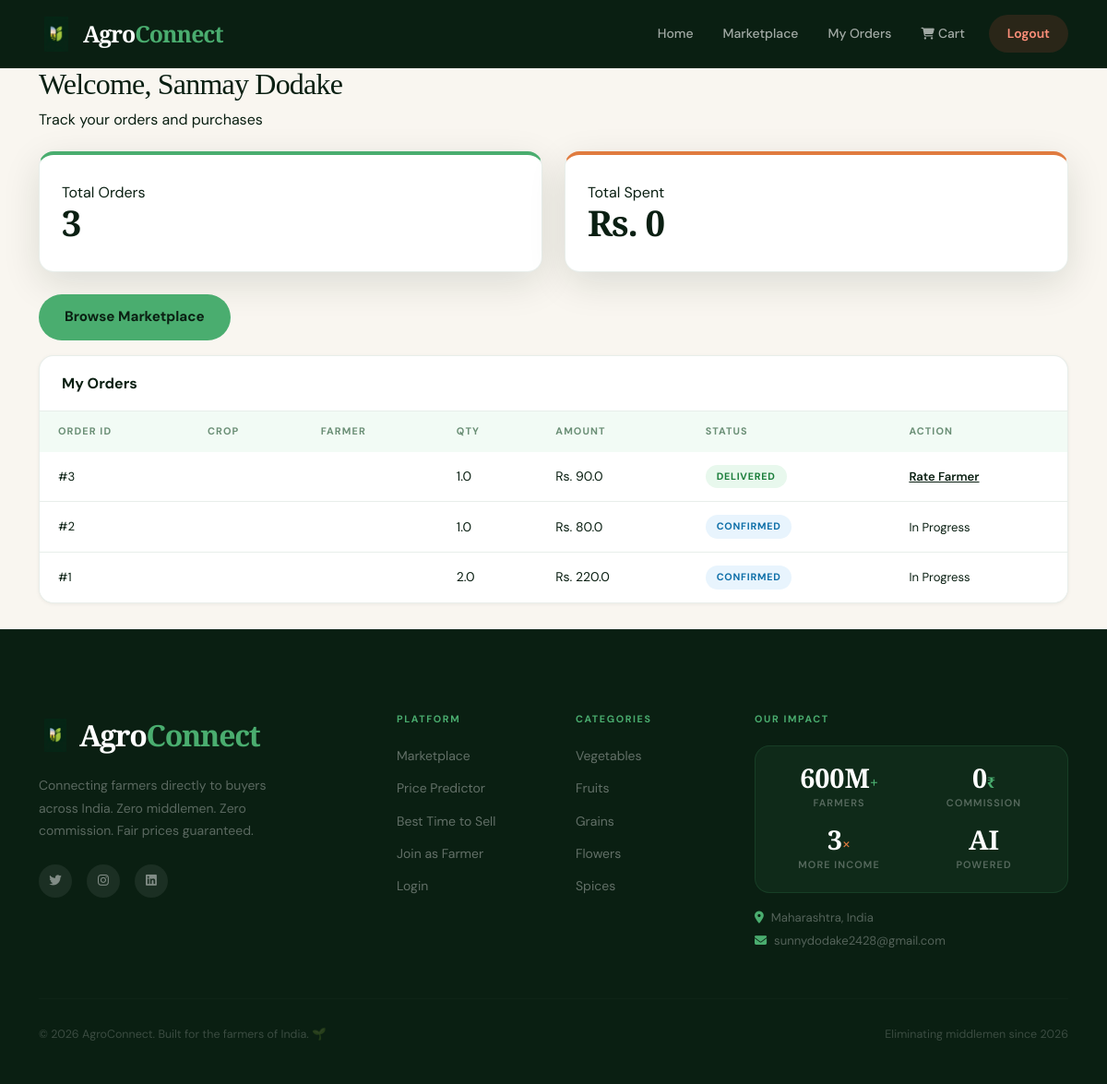
Page /buyer/dashboard (signed in) on the committed database.
### models.py (models this page shows)
class Order(db.Model):
    __tablename__ = 'orders'
    order_id = db.Column(db.Integer, primary_key=True)
    buyer_id = db.Column(db.Integer, db.ForeignKey('users.user_id'), nullable=False)
    farmer_id = db.Column(db.Integer, db.ForeignKey('users.user_id'), nullable=False)
    product_id = db.Column(db.Integer, db.ForeignKey('products.product_id'), nullable=False)
    quantity = db.Column(db.Float)
    total_price = db.Column(db.Float)
    delivery_address = db.Column(db.Text)
    status = db.Column(db.String(20), default='pending')
    created_at = db.Column(db.DateTime, default=datetime.utcnow)
    buyer = db.relationship('User', foreign_keys=[buyer_id])
    farmer = db.relationship('User', foreign_keys=[farmer_id])
    product = db.relationship('Product', foreign_keys=[product_id])

### routes/buyer.py (the view)
@buyer.route('/buyer/dashboard')
@buyer_required
def dashboard():
    buyer_id = session['user_id']
    orders = Order.query.filter_by(buyer_id=buyer_id).order_by(Order.created_at.desc()).all()
    total_spent = sum(o.total_price for o in orders) or 0
    return render_template('buyer/dashboard.html', orders=orders, total_spent=total_spent)

### routes/buyer.py (called while the page is built)
def buyer_required(f):
    from functools import wraps
    @wraps(f)
    def decorated(*args, **kwargs):
        if 'user_id' not in session or session.get('user_role') != 'buyer':
            flash('Please login as buyer.', 'danger')
            return redirect(url_for('auth.login'))
        return f(*args, **kwargs)
    return decorated

### templates/buyer/dashboard.html (shortened to what this page needs)
{% extends 'base.html' %}
{% block content %}
<div class="dashboard-header">
    <div class="container">
        <h2 class="dashboard-greeting">Welcome, {{ session.user_name }}</h2>
        <p class="dashboard-subtitle">Track your orders and purchases</p>
    </div>
</div>
<div class="container" style="margin-top:20px;">
    <div class="row g-4">
        <div class="col-md-6">
            <div class="stat-card">
                <div class="stat-label-card">Total Orders</div>
                <div class="stat-value">{{ orders|length }}</div>
            </div>
        </div>
        <div class="col-md-6">
            <div class="stat-card amber">
                <div class="stat-label-card">Total Spent</div>
                <div class="stat-value">Rs. {{ total_spent.total or 0 }}</div>
            </div>
        </div>
    </div>
    <div class="mt-4 mb-3">
        <a href="/marketplace" class="btn-primary-custom" style="padding:12px 28px;">
            Browse Marketplace
        </a>
    </div>
    <div class="table-container mt-3">
        <h5 class="table-title">My Orders</h5>
        {% if orders %}
        <div class="table-responsive">
            <table class="table">
                <thead>
                    <tr>
                        <th>Order ID</th>
                        <th>Crop</th>
                        <th>Farmer</th>
                        <th>Qty</th>
                        <th>Amount</th>
                        <th>Status</th>
                        <th>Action</th>
                    </tr>
                </thead>
                <tbody>
                    {% for order in orders %}
                    <tr>
                        <td style="font-size:0.82rem; color:var(--text-light);">#{{ order.order_id }}</td>
                        <td><strong>{{ order.crop_name }}</strong></td>
                        <td>{{ order.farmer_name }}</td>
                        <td>{{ order.quantity }}</td>
                        <td>Rs. {{ order.total_price }}</td>
                        <td><span class="status-badge status-{{ order.status }}">{{ order.status }}</span></td>
                        <td>
                            {% if order.status == 'delivered' %}
                                <a href="/review/{{ order.order_id }}" style="font-size:0.82rem; color:var(--amber); font-weight:600;">Rate Farmer</a>
                            {% else %}
                                <span style="color:var(--text-light); font-size:0.82rem;">In Progress</span>
                            {% endif %}
                        </td>
                    </tr>
                    {% endfor %}
                </tbody>
            </table>
        </div>
        {% endif %}
    </div>
</div>
{% endblock %}

### static/css/style.css (style rules this page uses)
*, *::before, *::after { box-sizing: border-box; margin: 0; padding: 0; }
html { scroll-behavior: smooth; }
:root { --gd: #0a1f12; --gde: #132b1a; --gm: #1e5c35; --gr: #2d7a4f; --gl: #4aad6f; --gp: #c8f0d8; --gmist:#f2fbf5; --amb: #e07b3f; --ambs: #f5a666; --crm: #f9f6f0; --crmw: #ede8dd; --wh: #ffffff; --td: #0a1f12; --tb: #2c4035; --tl: #6b8f76; --tm: #a8c4b0; --bdr: rgba(30,92,53,0.1); --s1: 0 1px 4px rgba(10,31,18,0.06); --s2: 0 4px 16px rgba(10,31,18,0.08); --s3: 0 12px 40px rgba(10,31,18,0.12); --s4: 0 32px 80px rgba(10,31,18,0.18); --r1: 8px; --r2: 16px; --r3: 24px; --r4: 40px; --r5: 100px; --ease: cubic-bezier(0.4,0,0.2,1); }
body { font-family: 'DM Sans', -apple-system, sans-serif; background: var(--crm); color: var(--td); line-height: 1.65; -webkit-font-smoothing: antialiased; overflow-x: hidden; }
h1,h2,h3,h4 { font-family: 'Playfair Display', serif; letter-spacing: -0.025em; line-height: 1.1; color: var(--td); }
.btn-primary-custom { display: inline-flex; align-items: center; gap: 8px; background: var(--gl); color: var(--gd); padding: 15px 32px; border-radius: var(--r5); font-weight: 700; font-size: 0.95rem; border: none; cursor: pointer; transition: all 0.25s var(--ease); text-decoration: none; font-family: 'DM Sans', sans-serif; white-space: nowrap; }
.stat-card { background: #fff; border-radius: var(--r2); padding: 28px 24px; box-shadow: var(--s3); border: 1px solid var(--bdr); border-top: 4px solid var(--gl); transition: all 0.3s var(--ease); height: 100%; }
.stat-card.amber { border-top-color: var(--amb); }
.stat-value { font-family: 'Playfair Display', serif; font-size: 2.4rem; font-weight: 900; color: var(--td); line-height: 1; letter-spacing: -0.03em; margin-bottom: 6px; }
.table-container { background: #fff; border-radius: var(--r2); overflow: hidden; box-shadow: var(--s1); border: 1px solid var(--bdr); margin-bottom: 28px; }
.table-title { font-family: 'DM Sans', sans-serif; font-size: 1rem; font-weight: 700; color: var(--td); padding: 20px 24px; border-bottom: 1px solid var(--bdr); margin: 0; }
.table { margin: 0; font-size: 0.875rem; }
.table thead th { background: var(--gmist); color: var(--tl); font-weight: 700; font-size: 0.68rem; text-transform: uppercase; letter-spacing: 0.1em; padding: 13px 20px; border: none; }
.table tbody td { padding: 14px 20px; border-bottom: 1px solid var(--bdr); color: var(--td); vertical-align: middle; }
.table tbody tr:last-child td { border-bottom: none; }
.status-badge { display: inline-block; padding: 4px 12px; border-radius: var(--r5); font-size: 0.67rem; font-weight: 700; text-transform: uppercase; letter-spacing: 0.07em; }
.status-confirmed { background: #e8f4fd; color: #0e6fa8; }
.status-delivered { background: #e8f8ed; color: #1a7d3a; }

### rows in the picture
Order: order_id "3", quantity "1.0", total_price "90.0", status "DELIVERED"
Order: order_id "2", quantity "1.0", total_price "80.0", status "CONFIRMED", shows "In Progress"
Order: order_id "1", quantity "2.0", total_price "220.0", status "CONFIRMED", shows "In Progress"

### other values in the picture
{{ session.user_name }} "Sanmay Dodake"
{{ orders|length }} "3"
{{ total_spent.total or 0 }} "0"
